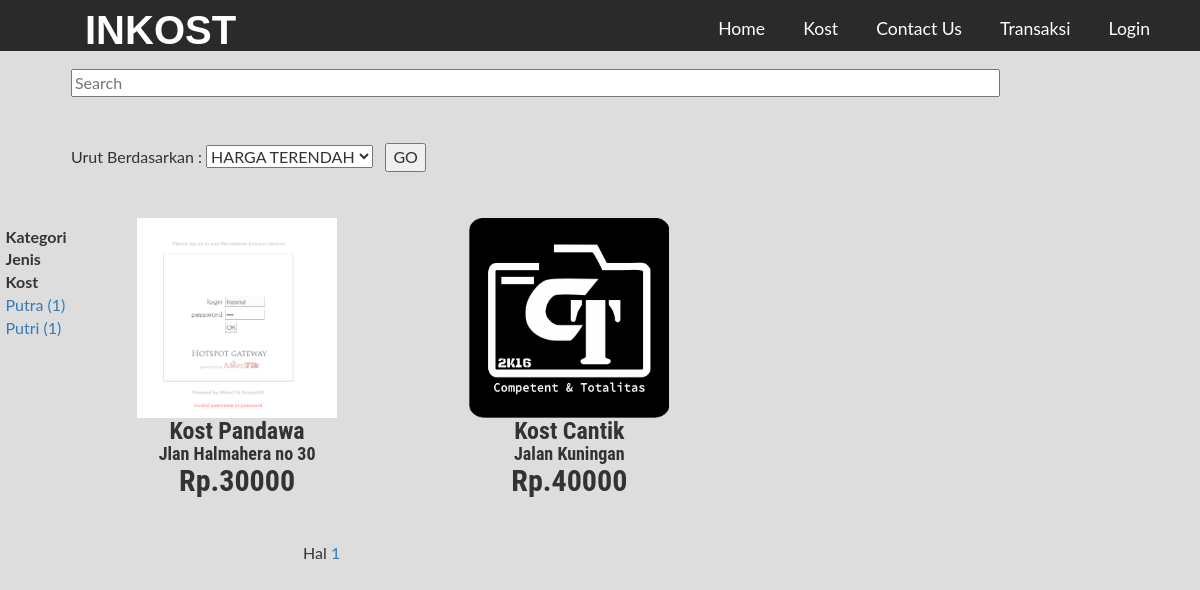
Page /kost.php on the committed database.
### tables this page shows
CREATE TABLE IF NOT EXISTS `jenis` (
`kd_jenis` int(4) NOT NULL,
  `jenis` varchar(10) NOT NULL
);

CREATE TABLE IF NOT EXISTS `foto` (
`kd_foto` int(4) NOT NULL,
  `kd_kost` varchar(5) NOT NULL,
  `foto1` varchar(100) NOT NULL,
  `foto2` varchar(100) NOT NULL,
  `foto3` varchar(100) NOT NULL,
  `foto4` varchar(100) NOT NULL,
  `foto5` varchar(100) NOT NULL,
  `foto6` varchar(100) NOT NULL
);

### kost.php (the view, shortened to what this page needs)
<?php
if($_POST[go])
{
$qry="Select * from kost JOIN kamar ON kost.kd_kost=kamar.kd_kost JOIN jenis ON kost.kd_jenis=jenis.kd_jenis JOIN foto ON kost.kd_kost=foto.kd_kost WHERE kost.nm_kost like '%$_POST[cari]%' ORDER BY kost.nm_kost DESC";
} else {
	$jml=mysql_num_rows(mysql_query("Select * from kost JOIN kamar ON kost.kd_kost=kamar.kd_kost JOIN jenis ON kost.kd_jenis=jenis.kd_jenis JOIN foto ON kost.kd_kost=foto.kd_kost"));
	$jml_hal=ceil($jml/6);
}
?>
<!DOCTYPE html>
<html lang="en">
<head>
<link href="css/bootstrap.css" rel="stylesheet" type="text/css" media="all" />
<link href="css/style.css" rel="stylesheet" type="text/css" media="all" />
</head>
<body>
<?php
require("menuutama.php");
?>
  <br>
<br><br>
<table border=0 width="1000px">
<tr>
<td width=50>&nbsp;</td>
<td width=200> <strong>Kategori Jenis Kost </strong><?php
            $kategori=mysql_query("select jenis, jenis.kd_jenis, count(kost.kd_kost) as jml from jenis join kost on kost.kd_jenis=jenis.kd_jenis group by jenis");
            $no=1;
            while($k=mysql_fetch_array($kategori)){
              if(($no % 2)==0){
                echo " <br><a href='?kode=$k[kd_jenis]'>$k[jenis] ($k[jml])</a>";
              }
              else{
                echo "<br><a href='?kode=$k[kd_jenis]'> $k[jenis] ($k[jml])</a>";
              }
              $no++;
            }
            ?>  <br>
     </td>
<td width=750><table border="0" align="center">
<form method="post" action="">
<input type="text" name="cari" size="100" placeholder="Search">&nbsp;
<br><br>
Urut Berdasarkan : <select name="urut">
<option name="rendah" value="rendah" <?php if(($_POST['urut'])=="rendah") echo "SELECTED";?> > HARGA TERENDAH</option>
</select>&nbsp;&nbsp;
<input type="submit" name="go" value="GO" >
</form>
<br><br><br>
<?php
if(($_POST['urut'])== "rendah")
{
	$kost=mysql_query("Select * from kost JOIN kamar ON kost.kd_kost=kamar.kd_kost JOIN jenis ON kost.kd_jenis=jenis.kd_jenis JOIN foto ON kost.kd_kost=foto.kd_kost WHERE kost.nm_kost like '%$_POST[cari]%' ORDER BY kamar.harga_harian ASC");
}
else if(($_POST['urut'])== "tinggi")
{
	$kost=mysql_query("Select * from kost JOIN kamar ON kost.kd_kost=kamar.kd_kost JOIN jenis ON kost.kd_jenis=jenis.kd_jenis JOIN foto ON kost.kd_kost=foto.kd_kost WHERE kost.nm_kost like '%$_POST[cari]%' ORDER BY kamar.harga_harian DESC");
}
else {
	$kost=mysql_query("Select * from kost JOIN kamar ON kost.kd_kost=kamar.kd_kost JOIN jenis ON kost.kd_jenis=jenis.kd_jenis JOIN foto ON kost.kd_kost=foto.kd_kost ORDER BY kost.kd_kost DESC"); }
	while($a=mysql_fetch_array($kost))
{
$i++;
$foto[$i]=$a[foto1];
$nm_kost[$i]=$a[nm_kost];
$alamat_kost[$i]=$a[alamat_kost];
$harga_harian[$i]=$a[harga_harian];
$kd_kost[$i]=$a[kd_kost];
}
for($j=1;$j<=$i;$j+=3)
{
?>
<tr>
<td width="400" height="50" align="center">
<a href="?detail=<?php echo $kd_kost[$j];?>"><?php if($foto[$j]!=NULL){?><img src="./images/<?php echo $foto[$j]; ?>" width="200" height="200" ></a><?php } ?>
</td>
<td width="400" height="50" align="center">
<a href="?detail=<?php echo $kd_kost[$j+1];?>"><?php if($foto[$j+1]!=NULL){?><img src="./images/<?php echo $foto[$j+1]; ?>" width="200" height="200" ></a><?php } ?>
</td>
<td width="400" height="50" align="center">
</td>
</tr>
<tr>
<td width="400" height="50" align="center">
<?php if($foto[$j]!=NULL){?><h3><?php echo $nm_kost[$j] ?><?php } ?></h3>
<?php if($foto[$j]!=NULL){?><h4><?php echo $alamat_kost[$j]; ?><?php } ?></h4>
<?php if($foto[$j]!=NULL){?><h2>Rp.<?php echo $harga_harian[$j]; ?><?php } ?></h4>
</td>
<td width="400" height="50" align="center">
<?php if($foto[$j+1]!=NULL){?><h3><?php echo $nm_kost[$j+1] ?><?php } ?></h3>
<?php if($foto[$j+1]!=NULL){?><h4><?php echo $alamat_kost[$j+1]; ?><?php } ?></h4>
<?php if($foto[$j+1]!=NULL){?><h2>Rp.<?php echo $harga_harian[$j+1]; ?><?php } ?></h4>
</td>
<td width="400" height="50" align="center">
</td>
</tr>
<?php } ?>
</table></td></tr></table>
<br><br>
&nbsp;&nbsp;&nbsp;&nbsp;&nbsp;&nbsp;&nbsp;&nbsp;&nbsp;&nbsp;&nbsp;&nbsp;&nbsp;&nbsp;&nbsp;&nbsp;&nbsp;&nbsp;&nbsp;&nbsp;&nbsp;&nbsp;&nbsp;&nbsp;&nbsp;&nbsp;&nbsp;&nbsp;&nbsp;&nbsp;&nbsp;&nbsp;&nbsp;&nbsp;&nbsp;&nbsp;&nbsp;&nbsp;&nbsp;&nbsp;&nbsp;&nbsp;&nbsp;&nbsp;&nbsp;&nbsp;&nbsp;&nbsp;&nbsp;&nbsp;&nbsp;&nbsp;&nbsp;&nbsp;&nbsp;&nbsp;&nbsp;&nbsp;&nbsp;&nbsp;&nbsp;&nbsp;&nbsp;&nbsp;&nbsp;&nbsp;&nbsp;&nbsp;&nbsp;&nbsp;&nbsp;&nbsp;&nbsp;
Hal <?php
	for ($m=1; $m<=$jml_hal; $m++)
	{
		echo "<a href=kost.php?hal=$m>$m</a> ";
	}
?>
    </body>
    </html>

### menuutama.php (shortened to what this page needs)
<?php
$query=mysql_fetch_array(mysql_query("Select * from member where kd_member='$_SESSION[member]'"));
?>
<link href="css/bootstrap.css" rel="stylesheet" type="text/css" media="all" />
<link href="css/style.css" rel="stylesheet" type="text/css" media="all" />
<link rel="stylesheet" href="css/chocolat.css" type="text/css" media="screen">
<div class="header">
				<div class="top-bar">
				<div class="container">
					<div class="header-nav">
						<nav class="navbar navbar-default">
							<div class="navbar-header">
								<h1><a class="navbar-brand" href="">INKOST</a></h1>
							</div>
							<div class="collapse navbar-collapse nav-wil" id="bs-example-navbar-collapse-1">
								<nav class="linkEffects linkHoverEffect_12">
									<ul>
										<li><a href="index.php"><span>Home</span></a></li>
										<li><a href="kost.php"><span>Kost</span></a></li>
										<li><a href="contact.php"><span>Contact Us</span></a></li>
                                        <li><a href="transaksi.php"><span>Transaksi</span></a></li>
                                        <?php if(empty($_SESSION[member])) { ?>
										<li><a target="_blank" href="login.php"><span>Login</span></a></li>
                                        <?php } else { ?>
                                        <li><font style="color:#C60">Welcome, <?php echo $query[nama_lengkap]; ?></font></li>
                                        <li><a href="logout.php">Logout</a></li>
                                        <?php } ?>
									</ul>
								</nav>
							</div>
						</nav>
					</div>
				</div>
			</div>

### css/style.css (style rules this page uses)
html, body { margin:0; font-size: 100%; font-family: 'Lato', sans-serif; background: #DDD; }
body a { text-decoration:none; transition:0.5s all; -webkit-transition:0.5s all; -moz-transition:0.5s all; -o-transition:0.5s all; -ms-transition:0.5s all; }
input[type="button"],input[type="submit"] { transition:0.5s all; -webkit-transition:0.5s all; -moz-transition:0.5s all; -o-transition:0.5s all; -ms-transition:0.5s all; }
h1,h2,h3,h4,h5,h6 { margin:0; font-family: 'Roboto Condensed', sans-serif; font-weight: 600; }
ul { margin:0; padding:0; }
.top-bar { position: absolute; width: 100%; z-index: 99999; padding: 10px 0 10px 0px; background: #2A2A2A; position:fixed; }
.navbar-brand { line-height: 0px !important; }
nav.linkEffects.linkHoverEffect_12 ul { margin-top: 6px; }
.navbar { margin-bottom: 0; }
.navbar-default { background:none; border-color: #012231; }
.navbar-default .navbar-brand { font-family: 'Days One', sans-serif; color:#fff !important; font-size:40px; text-decoration: none; }
.navbar-default .navbar-collapse, .navbar-default .navbar-form { padding: 0; }
.navbar { position: relative; min-height: inherit; }
.navbar-header { margin-top: 20px; }
.navbar-brand { height: 0; padding: 0; }
.navbar { border-radius: 0px; border:none; }
.navbar-default .navbar-brand { color: #fff; }
.navbar { border-radius: 0px; border: none; padding: 0px 0; }
nav.linkEffects.linkHoverEffect_12 ul li { list-style: none; display: inline-block; margin-right:6px; }
nav.linkEffects.linkHoverEffect_12 { float: right; }
.linkHoverEffect_12 a { padding: 10px 14px; position: relative; -moz-transition: ease-out 0.3s 0.1s; -o-transition: ease-out 0.3s 0.1s; -webkit-transition: ease-out 0.3s; -webkit-transition-delay: 0.1s; transition: ease-out 0.3s 0.1s; font-size: 1.1em; color: #fff; }
.linkHoverEffect_12 a span::before { height: 100%; width: 2px; background: #b56d10; content: ""; position: absolute; left: 0; top: 0; -moz-transform: scaleY(0); -ms-transform: scaleY(0); -webkit-transform: scaleY(0); transform: scaleY(0); -moz-transition: 0.3s; -o-transition: 0.3s; -webkit-transition: 0.3s; transition: 0.3s; }
.linkHoverEffect_12 a span::after { height: 100%; width: 2px; background: #b56d10; content: ""; position: absolute; right: 0; top: 0; -moz-transform: scaleY(0); -ms-transform: scaleY(0); -webkit-transform: scaleY(0); transform: scaleY(0); -moz-transition: 0.3s; -o-transition: 0.3s; -webkit-transition: 0.3s; transition: 0.3s; }
.linkHoverEffect_12 a::before { height: 2px; width: 100%; background: #b56d10; content: ""; position: absolute; left: 0; top: 0; -moz-transform: scaleX(0); -ms-transform: scaleX(0); -webkit-transform: scaleX(0); transform: scaleX(0); -moz-transition: 0.3s; -o-transition: 0.3s; -webkit-transition: 0.3s; transition: 0.3s; }
.linkHoverEffect_12 a::after { height: 2px; width: 100%; background: #b56d10; content: ""; position: absolute; left: 0px; bottom: 0; -moz-transform: scaleX(0); -ms-transform: scaleX(0); -webkit-transform: scaleX(0); transform: scaleX(0); -moz-transition: 0.3s; -o-transition: 0.3s; -webkit-transition: 0.3s; transition: 0.3s; }
@media (max-width:1366px) { a.navbar-brand { margin-left: 35px; } }
@media (max-width:1280px) { a.navbar-brand { margin-left: 55px; } }

### css/chocolat.css (style rules this page uses)
body { margin:0; padding:0; }

### rows in the picture
jenis: jenis "Putra", k "1"
jenis: jenis "Putri", k "1"
foto: foto2 (picture), foto1 (picture)

### other values in the picture
$nm_kost[$j] "Kost Pandawa"
$alamat_kost[$j] "Jlan Halmahera no 30"
$harga_harian[$j] "30000"
$nm_kost[$j+1] "Kost Cantik"
$alamat_kost[$j+1] "Jalan Kuningan"
$harga_harian[$j+1] "40000"
